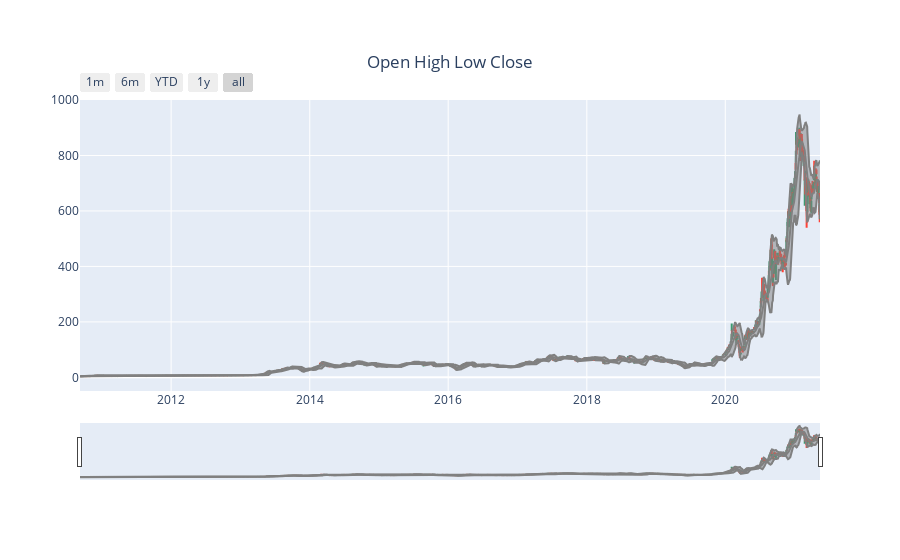

The code cell stored with this chart in its notebook:
### Code cell
#OPLC(open high low close) chart - open and close prices are marked as horizontal ticks on each day's line
#overlayed with bollinger bands and a 20-day SMA
#this chart shows the same data as the candlestick chart, just displayed differently
OHLC = go.Figure(data=[go.Ohlc(x=full.index, open=full['Open'], high=full['High'], low=full['Low'], close=full['Close'], showlegend = False)])
OHLC.add_trace(go.Scatter(x=full.index, y=full['upperBand'], name='upper band', mode='lines', showlegend = False, line_color = 'gray'))
OHLC.add_trace(go.Scatter(x=full.index, y=full['MA20d'], name='20-day SMA', mode='lines', fill='tonexty', showlegend = False, line_color = 'gray'))
OHLC.add_trace(go.Scatter(x=full.index, y=full['lowerBand'], name='lower band', mode='lines', fill='tonexty', showlegend = False, line_color = 'gray'))
# Add range slider
OHLC.update_layout(
    title={'text':'Open High Low Close',
           'y':0.9,
           'x':0.5,
           'xanchor': 'center',
           'yanchor': 'top'},
    xaxis=dict(
        rangeselector=dict(
            buttons=list([
                dict(count=1,
                     label="1m",
                     step="month",
                     stepmode="backward"),
                dict(count=6,
                     label="6m",
                     step="month",
                     stepmode="backward"),
                dict(count=1,
                     label="YTD",
                     step="year",
                     stepmode="todate"),
                dict(count=1,
                     label="1y",
                     step="year",
                     stepmode="backward"),
                dict(step="all")
            ])
        ),
        rangeslider=dict(
            visible=True
        ),
        type="date"
    )
)
OHLC.show()

### Figure 1 — Plotly figure (JSON) as saved in the notebook; plotly's stock layout.template omitted (floating-point values rounded to 4 significant figures; data arrays with more than 128 entries replaced by an {"elided": "..."} marker saying what was removed)
{"data": [{"close": {"elided": "2690 float values"}, "high": {"elided": "2690 float values"}, "low": {"elided": "2690 float values"}, "open": {"elided": "2690 float values"}, "showlegend": false, "type": "ohlc", "x": {"elided": "2690 str values"}}, {"line": {"color": "gray"}, "mode": "lines", "name": "upper band", "showlegend": false, "type": "scatter", "x": {"elided": "2690 str values"}, "y": {"elided": "2690 float values"}}, {"fill": "tonexty", "line": {"color": "gray"}, "mode": "lines", "name": "20-day SMA", "showlegend": false, "type": "scatter", "x": {"elided": "2690 str values"}, "y": {"elided": "2690 float values"}}, {"fill": "tonexty", "line": {"color": "gray"}, "mode": "lines", "name": "lower band", "showlegend": false, "type": "scatter", "x": {"elided": "2690 str values"}, "y": {"elided": "2690 float values"}}], "layout": {"title": {"text": "Open High Low Close", "x": 0.5, "xanchor": "center", "y": 0.9, "yanchor": "top"}, "xaxis": {"rangeselector": {"buttons": [{"count": 1, "label": "1m", "step": "month", "stepmode": "backward"}, {"count": 6, "label": "6m", "step": "month", "stepmode": "backward"}, {"count": 1, "label": "YTD", "step": "year", "stepmode": "todate"}, {"count": 1, "label": "1y", "step": "year", "stepmode": "backward"}, {"step": "all"}]}, "rangeslider": {"visible": true}, "type": "date"}}}
